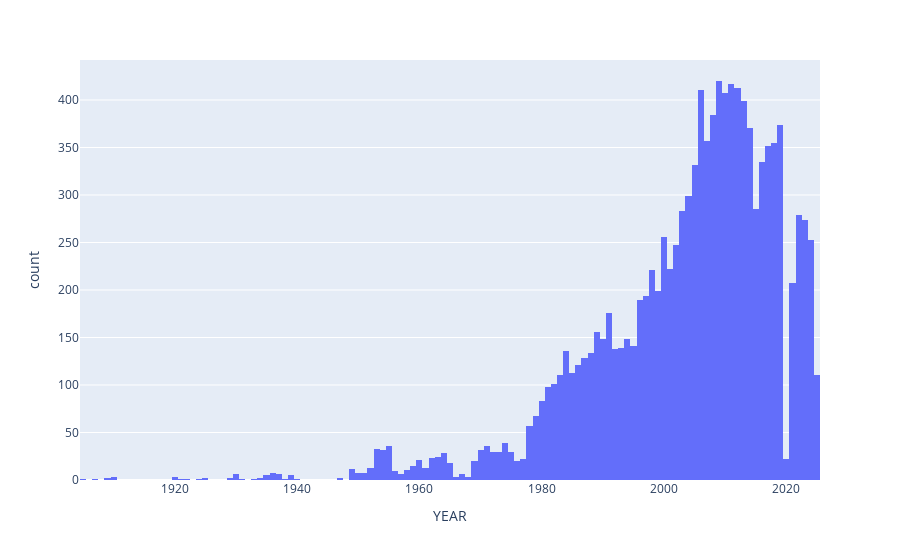

Notebook source saved alongside this figure:
### Code cell
fig = px.histogram(expeddf, x="YEAR")
fig.show()

### Figure 1 — Plotly figure (JSON) as saved in the notebook; plotly's stock layout.template omitted (floating-point values rounded to 4 significant figures; data arrays with more than 128 entries replaced by an {"elided": "..."} marker saying what was removed)
{"data": [{"bingroup": "x", "hovertemplate": "YEAR=%{x}<br>count=%{y}<extra></extra>", "legendgroup": "", "marker": {"color": "#636efa", "pattern": {"shape": ""}}, "name": "", "orientation": "v", "showlegend": false, "type": "histogram", "x": {"elided": "11695 int values"}, "xaxis": "x", "yaxis": "y"}], "layout": {"autosize": true, "barmode": "relative", "legend": {"tracegroupgap": 0}, "margin": {"t": 60}, "xaxis": {"anchor": "y", "autorange": true, "domain": [0, 1], "range": [1904.0, 2026.0], "title": {"text": "YEAR"}, "type": "linear"}, "yaxis": {"anchor": "x", "autorange": true, "domain": [0, 1], "range": [0, 442.1], "title": {"text": "count"}}}}
